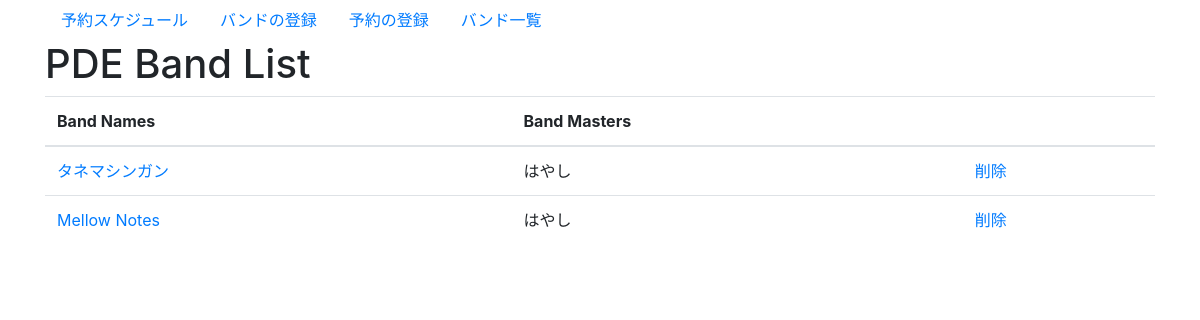
The page /equipment_management/show_band_list on the database as committed earlier.
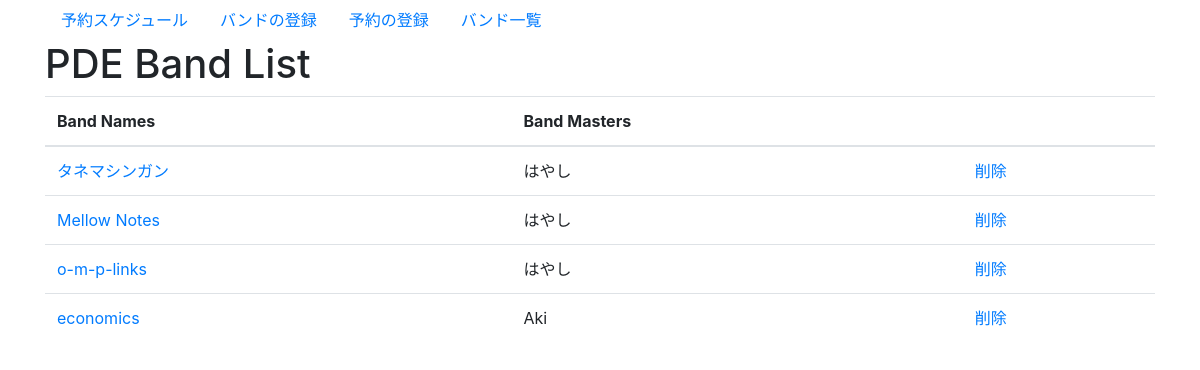
The same page on the database as committed later.
### equipment_management/models.py (models this page shows, shortened)
class Band(models.Model):
  band_name = models.CharField(max_length=255,
                               verbose_name='バンド名',
                               )
  responsible_person_name = models.CharField(max_length=255,
                                             verbose_name='バンドマスター')
  created_at = models.DateTimeField(auto_now_add=True)
  updated_at = models.DateTimeField(auto_now=True)

### equipment_management/views.py (the view)
# urls.py: path('show_band_list', views.show_band_list, name='show_band_list'),
def show_band_list(request):
  context ={
      'bands' : Band.objects.all(),
  }
  return render(request, 'equipment_management/band_list.html', context)

### equipment_management/templates/equipment_management/band_list.html
{% extends 'equipment_management/base.html' %}
{% block content %}
<h1>PDE Band List</h1>
<table class="table">
  <thead>
    <tr>
      <th>Band Names</th>
      <th>Band Masters</th>
      <th></th>
    </tr>
  </thead>
  <tbody>
    {% for band in bands %}
    <tr>
      <td><a href="{% url 'equipment:schedule_by_band' band.pk %}">{{ band.band_name }}</a></td>
      <td>{{ band.responsible_person_name }}</td>
      <td><a href="{% url 'equipment:delete_band' band.pk %}">削除</a></td>
    </tr>
  {% endfor %}
  </tbody>
</table>
{% endblock %}

Rows that differ between the two databases and show on the page:
added Band: band_name "o-m-p-links", responsible_person_name "はやし"
added Band: band_name "economics", responsible_person_name "Aki"
